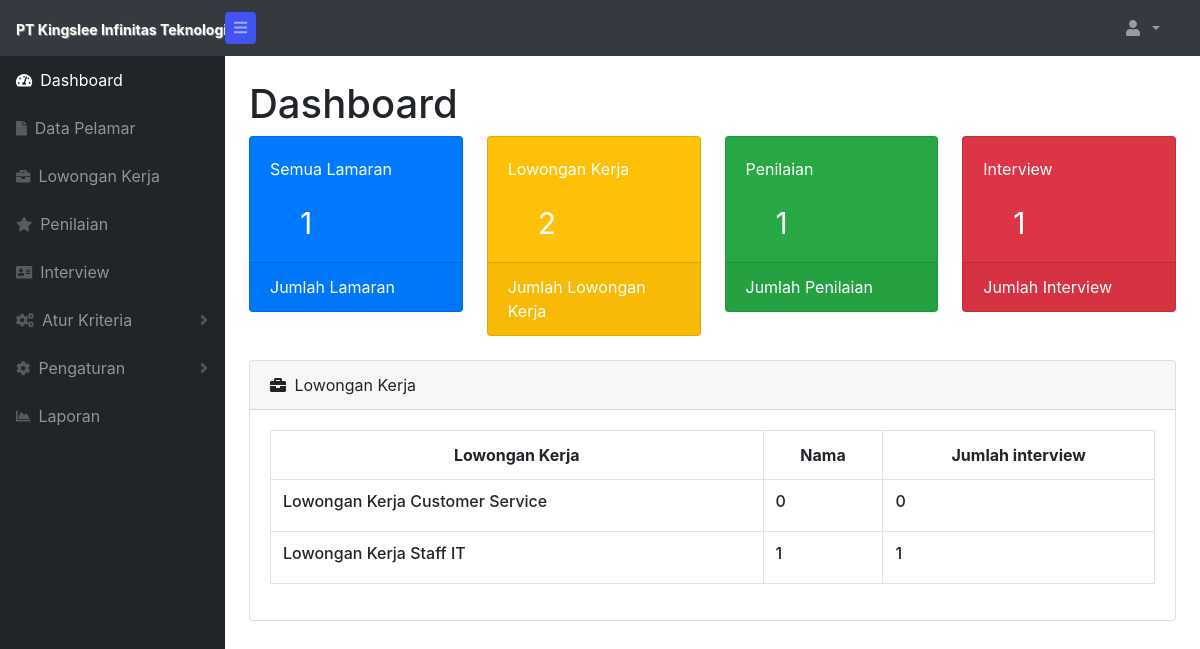
/forms/admin/index.php, run on the app's committed database.
### tables this page shows
CREATE TABLE `lowongankerja` (
  `id` int(11) NOT NULL,
  `kode_lowongan` varchar(6) NOT NULL,
  `nama` varchar(100) NOT NULL,
  `deskripsi` text NOT NULL,
  `persyaratan` text NOT NULL
);

### forms/admin/index.php (the view, shortened to what this page needs)
<?php session_start();
include_once("../config.php");
$db_select = mysqli_query($koneksi, "SELECT * FROM lowongankerja ORDER BY kode_lowongan DESC");
$namauser = ( isset($_SESSION['user']) ) ? $_SESSION['user'] : '';
?>
<!DOCTYPE html>
<html lang="en">
    <head>
        <link href="css/styles.css" rel="stylesheet" />
        <link href="https://cdn.datatables.net/1.10.20/css/dataTables.bootstrap4.min.css" rel="stylesheet" />
    </head>
    <body class="sb-nav-fixed">
        <nav class="sb-topnav navbar navbar-expand navbar-dark bg-dark">
            <a class="navbar-brand" href="index.php"><span class="label1">PT Kingslee Infinitas Teknologi</span></a>
            <button class="btn btn-link btn-sm order-1 order-lg-0" id="sidebarToggle" href="#"><i class="fas fa-bars"></i></button>
            <ul class="navbar-nav d-none d-md-inline-block form-inline ml-auto mr-0 mr-md-3 my-2 my-md-0">
                <li class="nav-item dropdown">
                    <a class="nav-link dropdown-toggle" id="userDropdown" href="#" role="button" data-toggle="dropdown" aria-haspopup="true" aria-expanded="false"><i class="fas fa-user fa-fw"></i><?php echo $namauser; ?>
                     </a>
                </li>
            </ul>
        </nav>
        <div id="layoutSidenav">
            <div id="layoutSidenav_nav">
                <nav class="sb-sidenav accordion sb-sidenav-dark" id="sidenavAccordion">
                    <div class="sb-sidenav-menu">
                        <div class="nav">
                            <a class="nav-link" href="index.php">
                                <div class="sb-nav-link-icon"><i class="fas fa-tachometer-alt"></i></div>
                                Dashboard
                            </a>
                            <a class="nav-link" href="datapelamar.php">
                                <div class="sb-nav-link-icon"><i class="fas fa-file"></i></div>
                                Data Pelamar
                            </a>
                            <a class="nav-link" href="lowongankerja.php">
                                <div class="sb-nav-link-icon"><i class="fas fa-briefcase"></i></div>
                                Lowongan Kerja
                            </a>
                            <a class="nav-link" href="penilaian.php">
                                <div class="sb-nav-link-icon"><i class="fas fa-star"></i></div>
                                Penilaian
                            </a>
                            <a class="nav-link" href="interview.php">
                                <div class="sb-nav-link-icon"><i class="fas fa-address-card"></i></div>
                                Interview
                            </a>
                            <a class="nav-link collapsed" href="aturkriteria.php" data-toggle="collapse" data-target="#collapseLayouts" aria-expanded="false" aria-controls="collapseLayouts">
                                <div class="sb-nav-link-icon"><i class="fas fa-cogs"></i></div>
                                Atur Kriteria
                                <div class="sb-sidenav-collapse-arrow"><i class="fas fa-angle-down"></i></div>
                            </a>
                            <a class="nav-link collapsed" href="#" data-toggle="collapse" data-target="#collapsePages" aria-expanded="false" aria-controls="collapsePages">
                                <div class="sb-nav-link-icon"><i class="fas fa-cog"></i></div>
                                Pengaturan
                                <div class="sb-sidenav-collapse-arrow"><i class="fas fa-angle-down"></i></div>
                            </a>
                            <a class="nav-link" href="laporan.php">
                                <div class="sb-nav-link-icon"><i class="fas fa-chart-area"></i></div>
                                Laporan
                            </a>
                        </div>
                    </div>
                </nav>
            </div>
            <div id="layoutSidenav_content">
                <main>
                    <div class="container-fluid">
                        <h1 class="mt-4">Dashboard</h1>
                        <div class="row">
                            <div class="col-xl-3 col-md-6">
                                <div class="card bg-primary text-white mb-4">
                                    <div class="card-body">Semua Lamaran</div>
                               <p style="margin-left: 50px; font-size: 30px"> <?php
                                $result = mysqli_query($koneksi, "SELECT Count(id) as total FROM datapelamar ");
                                $hasil = mysqli_fetch_assoc($result);
                                $num_row = $hasil['total'];
                                echo $num_row;
                                ?></p>
                                    <div class="card-footer d-flex align-items-center justify-content-between">
                                     Jumlah Lamaran</div>
                                </div>
                            </div>
                            <div class="col-xl-3 col-md-6">
                                <div class="card bg-warning text-white mb-4">
                                    <div class="card-body">Lowongan Kerja</div>
 									 <p style="margin-left: 50px; font-size: 30px"> <?php
                                $result = mysqli_query($koneksi, "SELECT Count(id) as total FROM lowongankerja ");
                                $hasil = mysqli_fetch_assoc($result);
                                $num_row = $hasil['total'];
                                echo $num_row;
                                ?></p>
                                    <div class="card-footer d-flex align-items-center justify-content-between">
                                       Jumlah Lowongan Kerja
                                    </div>
                                </div>
                            </div>
                            <div class="col-xl-3 col-md-6">
                                <div class="card bg-success text-white mb-4">
                                    <div class="card-body">Penilaian</div>
                                     <p style="margin-left: 50px; font-size: 30px"> <?php
                                $result = mysqli_query($koneksi, "SELECT Count(id) as total FROM Penilaian ");
                                $hasil = mysqli_fetch_assoc($result);
                                $num_row = $hasil['total'];
                                echo $num_row;
                                ?></p>
                                    <div class="card-footer d-flex align-items-center justify-content-between">
                                       Jumlah Penilaian
                                    </div>
                                </div>
                            </div>
                            <div class="col-xl-3 col-md-6">
                                <div class="card bg-danger text-white mb-4">
                                    <div class="card-body">Interview</div>
                                    <p style="margin-left: 50px; font-size: 30px"> <?php
                                $result = mysqli_query($koneksi, "SELECT Count(id) as total FROM interview ");
                                $hasil = mysqli_fetch_assoc($result);
                                $num_row = $hasil['total'];
                                echo $num_row;
                                ?></p>
                                    <div class="card-footer d-flex align-items-center justify-content-between">
                                        Jumlah Interview
                                    </div>
                                </div>
                            </div>
                        </div>
                        <div class="card mb-4">
                            <div class="card-header">
                                <i class="fas fa-briefcase mr-1"></i>
                                Lowongan Kerja
                            </div>
                            <div class="card-body">
                                 <div class="table-responsive" >
                        <table class="table table-bordered " width="100%" cellspacing="0">
                            <tr   class="text-center" >
                                <th>Lowongan Kerja</th>
                                <th >Nama</th>
                                <th>Jumlah interview</th>
                            </tr>
                                       <?php
                            while($user_data = mysqli_fetch_array($db_select)) {
                                $kode_lowongan = $user_data['kode_lowongan'];
                                $result = mysqli_query($koneksi, "SELECT Count(id) as total FROM datapelamar where kode_lowongan='$kode_lowongan' ");
                                $hasil = mysqli_fetch_assoc($result);
                                $jumlah_pelamar = $hasil['total'];
                                $nama_interview = $user_data['nama'];
                                $result = mysqli_query($koneksi, "SELECT Count(id) as total FROM interview where nama_lowongan='$nama_interview' ");
                                $hasil = mysqli_fetch_assoc($result);
                                $jumlah_interview = $hasil['total'];
                                echo "<tr>";
                                echo "<td> <h6>".$user_data['nama']."</h6> </td>";
                                echo "<td> <h6>".$jumlah_pelamar."</h6> </td>";
                                echo "<td> <h6>".$jumlah_interview."</h6> </td>";
                            }
                            ?>
                                    </table>
                                </div>
                            </div>
                        </div>
                    </div>
                </main>
            </div>
        </div>
    </body>
</html>

### forms/admin/index.php (style rules this page uses)
.label1 { font-size: 14px; font-weight: bold; text-shadow: 1px 1px 0px gray; }

### data on the page
lowongankerja: nama "Lowongan Kerja Customer Service", jumlah_pelamar "0", jumlah_interview "0"
lowongankerja: nama "Lowongan Kerja Staff IT", jumlah_pelamar "1", jumlah_interview "1"

### other printed values
$num_row "1"
$num_row "2"
